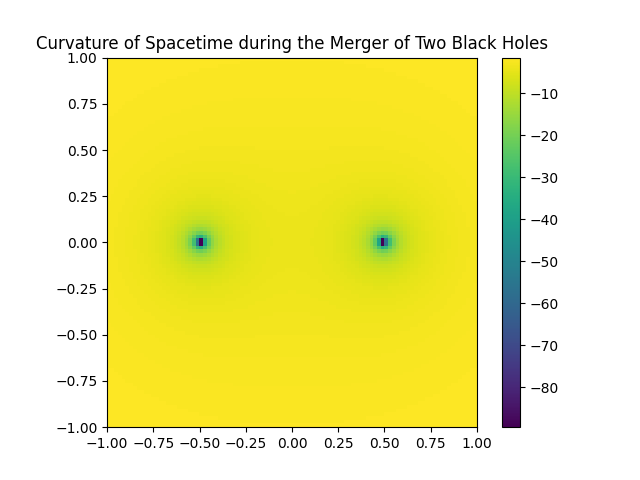

Recreate this plot in Python.
import numpy as np
import matplotlib.pyplot as plt

# Set up the grid for the simulation
N = 100
X, Y = np.meshgrid(np.linspace(-1, 1, N), np.linspace(-1, 1, N))

# Define the positions of the two black holes
x1, y1 = -0.5, 0.0
x2, y2 = 0.5, 0.0

# Define the mass of the two black holes
m1, m2 = 1.0, 1.0

# Define the velocity of the two black holes
vx1, vy1 = 0.0, 0.1
vx2, vy2 = 0.0, -0.1

# Compute the gravitational potential due to the two black holes
phi = -(m1 / np.sqrt((X - x1)**2 + (Y - y1)**2) +
        m2 / np.sqrt((X - x2)**2 + (Y - y2)**2))

# Add correction term to account for velocity of the black holes
phi += (m1 * (vx1 * (X - x1) + vy1 * (Y - y1)) +
        m2 * (vx2 * (X - x2) + vy2 * (Y - y2)))

# Plot the results
plt.imshow(phi, extent=(-1, 1, -1, 1), origin='lower')
plt.colorbar()

# Add a title to the plot
plt.title("Curvature of Spacetime during the Merger of Two Black Holes")

plt.show()
